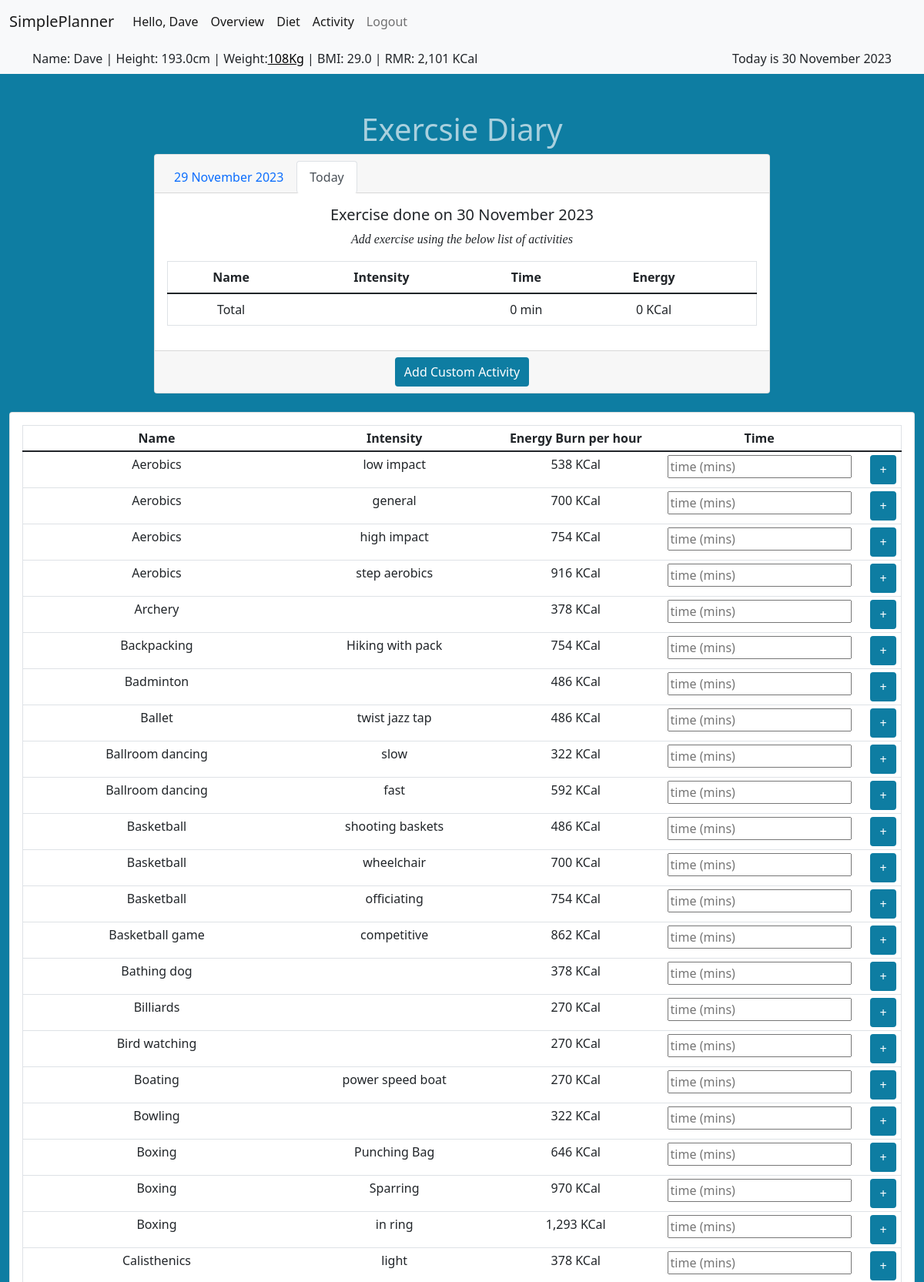
The app's page /exercise_diary (signed in, upper part) with its own data.
### tables this page shows
CREATE TABLE standard_exercises (
    id INTEGER PRIMARY KEY,
    exercise_name TEXT,
    intensity TEXT,
    energy_burn_factor INTEGER
);

### app.py (the view)
@app.route("/exercise_diary")
@helpers.login_required
def exercise_diary():
    cur = db.cursor()
    exercises = cur.execute(
        "SELECT * FROM standard_exercises ORDER BY exercise_name, energy_burn_factor").fetchall()
    activities = cur.execute("SELECT * FROM activity WHERE user_id = ? AND date = ?",
                             (session["user_id"], session["date"])).fetchall()
    cur.close()
    return render_template("exercise_diary.html", exercises=exercises, activities=activities)

### helpers.py (called while the page is built)
def dict_factory(cursor, row):
    fields = [column[0] for column in cursor.description]
    return {key: value for key, value in zip(fields, row)}

def login_required(f):
    @wraps(f)
    def decorated_function(*args, **kwargs):
        if session.get("user_id") is None:
            return redirect("/login")
        return f(*args, **kwargs)
    return decorated_function

def kcal(value):
    return f"{value:,} KCal"

def date_format(value):
    months = ("January", "February", "March", "April", "May", "June",
              "July", "August", "September", "October", "November", "December")
    month = months[value.month-1]
    return "{} {} {}".format(value.day, month, value.year)

def date_format_previousday(value):
    value = value - timedelta(days=1)
    months = ("January", "February", "March", "April", "May", "June",
              "July", "August", "September", "October", "November", "December")
    month = months[value.month-1]
    return "{} {} {}".format(value.day, month, value.year)

def hrs_mins(value):
    if value < 60:
        return (f"{value} min")
    elif value % 60 == 0:
        return (f"{int(value / 60)} hr")
    else:
        return (f"{int(value / 60)} hr {value % 60} min")

### templates/exercise_diary.html (shortened to what this page needs)
{% extends "layout.html" %}
{% block main %}
<h1>Exercsie Diary</h1>
<div class="card" style="width: 50rem; margin-left: auto; margin-right: auto;">
    <div class="card-header">
        <ul class="nav nav-tabs card-header-tabs">
            <li class="nav-item">
                <form action="/change_day" method="post">
                    <button type="submit" class="nav-link">{{ session["date"] | date_format_previousday }}</button>
                </form>
            </li>
            <li class="nav-item">
                {% if session["date"] == session["today"] %}
                <form action="/change_day" method="post">
                    <button type="submit" class="nav-link active" disabled>Today</button>
                </form>
                {% else %}
                <form action="/change_day" method="post">
                    <input type="hidden" name="day" value="0">
                    <button type="submit" class="nav-link active">Return to Today</button>
                </form>
                {% endif %}
            </li>
        </ul>
    </div>
    <div class="card-body">
        <h5 class="card-title">Exercise done on {{ session["date"] | date_format }}</h5>
        <p><i>Add exercise using the below list of activities</i></p>
        <table class="table">
            <thead>
                <tr>
                    <th>Name</th>
                    <th>Intensity</th>
                    <th>Time</th>
                    <th>Energy</th>
                    <th></th>
                </tr>
            </thead>
            <tfoot>
                <tr>
                    <td>Total</td>
                    <td></td>
                    <td>{{ activities | sum(attribute="time") | hrs_mins }}</td>
                    <td>{{ activities | sum(attribute="energy") | int | kcal }}</td>
                    <td></td>
                </tr>
            </tfoot>
        </table>
    </div>
    <div class="card-footer">
        <button data-bs-toggle="modal" data-bs-target="#CustomActivityModal">Add Custom Activity</button>
    </div>
</div>
<br>
<div class="card text-center">
    <div class="card-body">
        <table class="table table-sm table-hover">
            <thead>
                <tr>
                    <th>Name</th>
                    <th>Intensity</th>
                    <th>Energy Burn per hour</th>
                    <th>Time</th>
                </tr>
            </thead>
            <tbody>
                {% for exercise in exercises %}
                <tr>
                    <form action="/activity_add" method="post">
                        <td>{{ exercise["exercise_name"] }}<input type="hidden" id="exercise_name" name="name"
                                value='{{ exercise["exercise_name"] }}'></td>
                        <td>{{ exercise["intensity"] }}<input type="hidden" id="intensity" name="intentisy"
                                value='{{ exercise["intensity"] }}'></td>
                        <td>{{ (exercise["energy_burn_factor"] * session["weight"]) | int | kcal }}</td>
                        <td><input autocomplete="off" id="time" name="time" placeholder="time (mins)" required
                                type="number"></td>
                        <td>
                            <button type="submit">+</button>
                        </td>
                    </form>
                </tr>
                {% endfor %}
            </tbody>
        </table>
    </div>
</div>
{% endblock %}

### static/style.css (style rules this page uses)
body { background-color: rgb(14, 125, 162); }
h1 { color: rgba(255, 255, 255, 0.645); text-align: center; }
p { font-family: verdana; font-size: 16px; }
table { border: 1px solid; }
button { background-color: rgb(14, 125, 162); border: 2px solid rgb(14, 125, 162); color: white; padding: 5px 10px; text-align: center; text-decoration: none; display: inline-block; font-size: 16px; border-radius: 4px; transition-duration: 0.4s; }

### records on screen
standard_exercises: exercise_name "Aerobics", intensity "low impact", energy_burn_factor "538 KCal"
standard_exercises: exercise_name "Aerobics", intensity "general", energy_burn_factor "700 KCal"
standard_exercises: exercise_name "Aerobics", intensity "high impact", energy_burn_factor "754 KCal"
standard_exercises: exercise_name "Aerobics", intensity "step aerobics", energy_burn_factor "916 KCal"
standard_exercises: exercise_name "Archery", energy_burn_factor "378 KCal"
standard_exercises: exercise_name "Backpacking", intensity "Hiking with pack", energy_burn_factor "754 KCal"
standard_exercises: exercise_name "Badminton", energy_burn_factor "486 KCal"
standard_exercises: exercise_name "Ballet", intensity "twist jazz tap", energy_burn_factor "486 KCal"
standard_exercises: exercise_name "Ballroom dancing", intensity "slow", energy_burn_factor "322 KCal"
standard_exercises: exercise_name "Ballroom dancing", intensity "fast", energy_burn_factor "592 KCal"
standard_exercises: exercise_name "Basketball", intensity "shooting baskets", energy_burn_factor "486 KCal"
standard_exercises: exercise_name "Basketball", intensity "wheelchair", energy_burn_factor "700 KCal"
standard_exercises: exercise_name "Basketball", intensity "officiating", energy_burn_factor "754 KCal"
standard_exercises: exercise_name "Basketball game", intensity "competitive", energy_burn_factor "862 KCal"
standard_exercises: exercise_name "Bathing dog", energy_burn_factor "378 KCal"
standard_exercises: exercise_name "Billiards", energy_burn_factor "270 KCal"
standard_exercises: exercise_name "Bird watching", energy_burn_factor "270 KCal"
standard_exercises: exercise_name "Boating", intensity "power speed boat", energy_burn_factor "270 KCal"
standard_exercises: exercise_name "Bowling", energy_burn_factor "322 KCal"
standard_exercises: exercise_name "Boxing", intensity "Punching Bag", energy_burn_factor "646 KCal"
standard_exercises: exercise_name "Boxing", intensity "Sparring", energy_burn_factor "970 KCal"
standard_exercises: exercise_name "Boxing", intensity "in ring", energy_burn_factor "1,293 KCal"
standard_exercises: exercise_name "Calisthenics", intensity "light", energy_burn_factor "378 KCal"

### other values on screen
{{ session["username"] }} "Dave"
{{ session["height"] }} "193.0"
{{ session['weight'] }} "108"
{{ session["rmr"] | kcal }} "2,101 KCal"
{{ session["today"] | date_format }} "30 November 2023"
{{ session["date"] | date_format_previousday }} "29 November 2023"
{{ session["date"] | date_format }} "30 November 2023"
{{ activities | sum(attribute="time") | hrs_mins }} "0 min"
{{ activities | sum(attribute="energy") | int | kcal }} "0 KCal"
